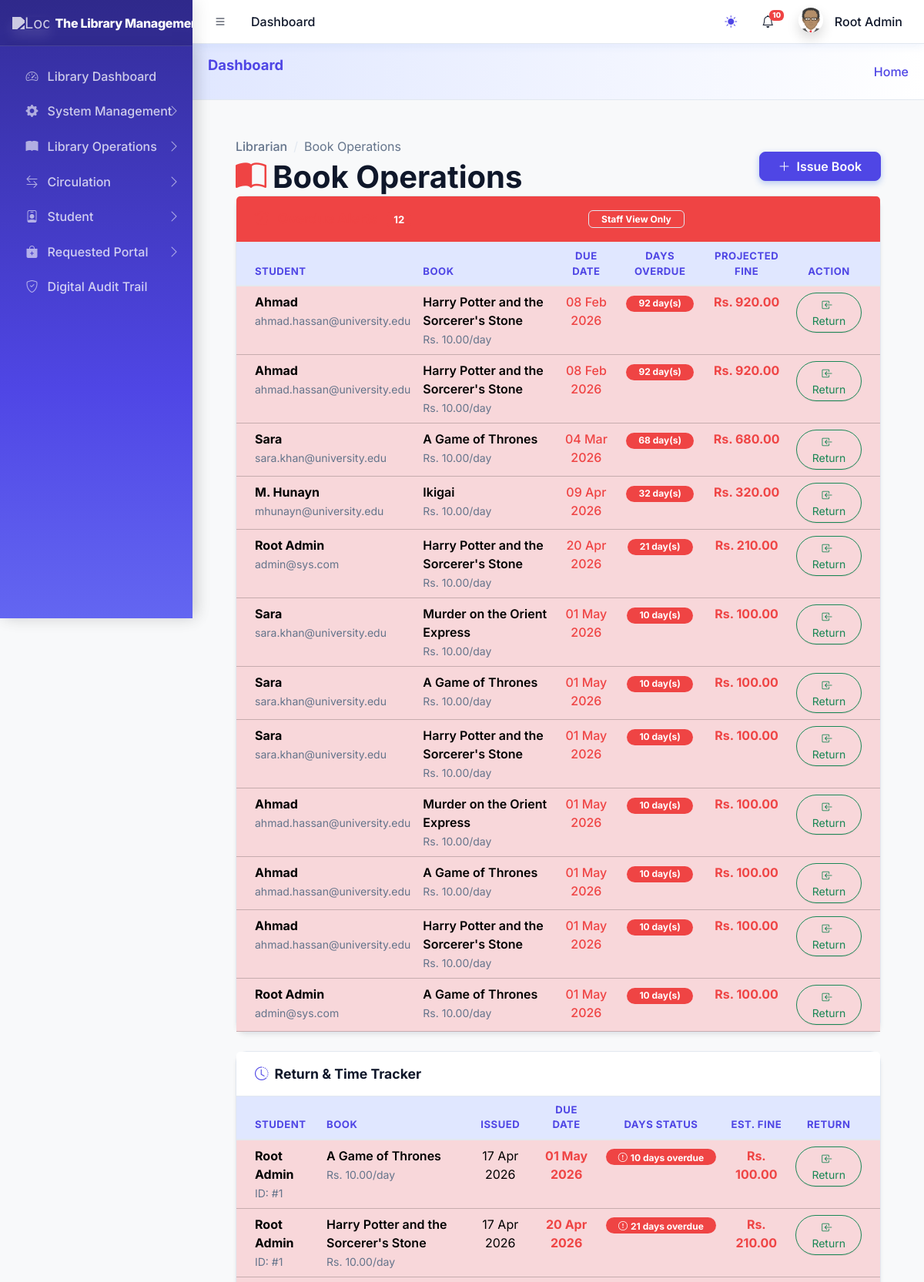
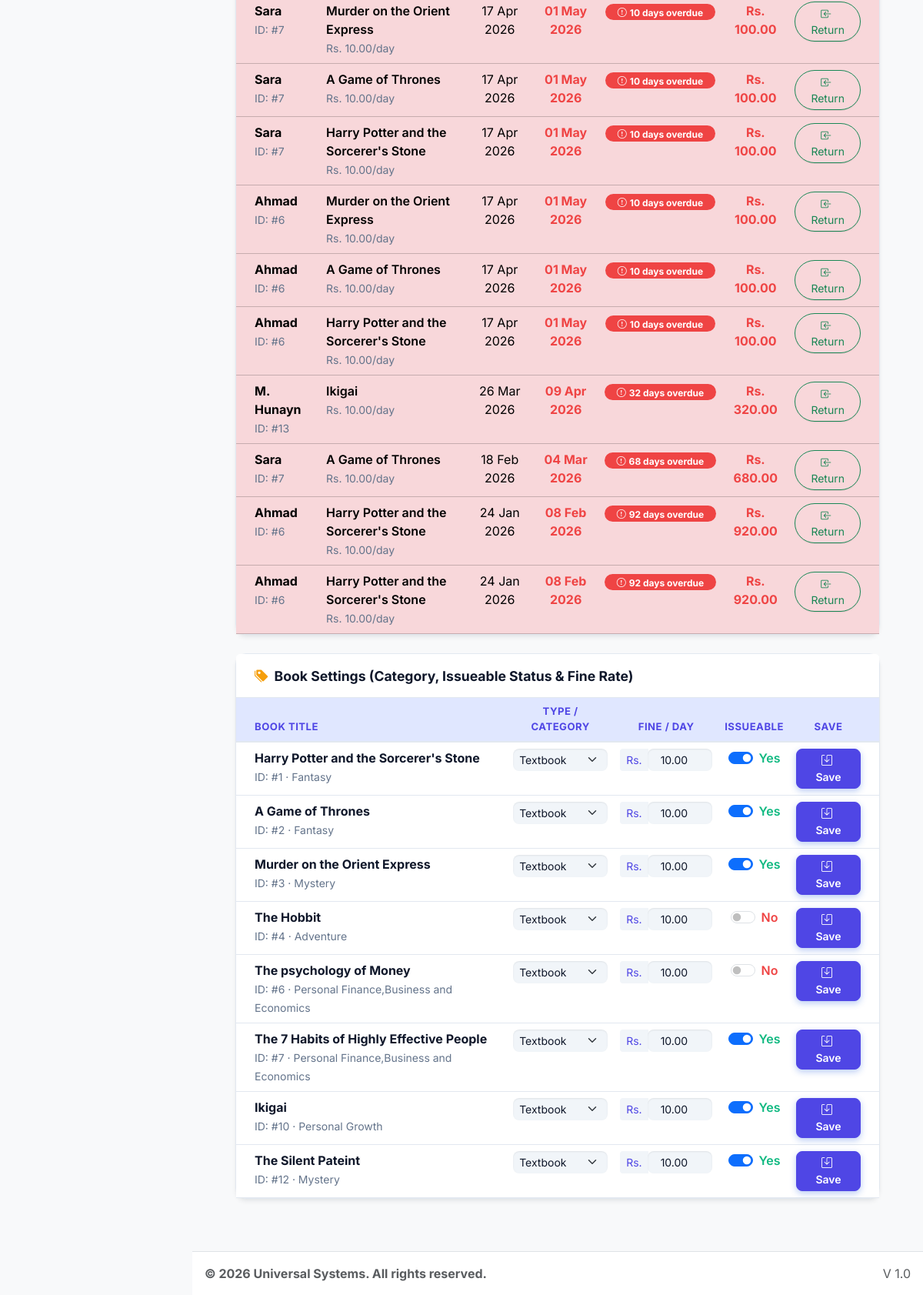
/dashboards/librarian/book_operations.php (signed in), run on the app's committed database (2 pictures, top to bottom).
### tables this page shows
CREATE TABLE `sys_pages` (
  `id` int(11) NOT NULL,
  `parent_id` int(11) DEFAULT 0,
  `page_name` varchar(100) NOT NULL,
  `page_url` varchar(255) DEFAULT '#',
  `icon_class` varchar(50) DEFAULT 'bi bi-circle',
  `sort_order` int(11) DEFAULT 0
);

CREATE TABLE `lib_borrowings` (
  `id` int(11) NOT NULL,
  `user_id` int(11) NOT NULL,
  `book_id` int(11) NOT NULL,
  `borrow_date` date NOT NULL,
  `due_date` date NOT NULL,
  `return_date` date DEFAULT NULL,
  `fine_amount` decimal(10,2) DEFAULT 0.00,
  `status` enum('borrowed','returned','overdue') DEFAULT 'borrowed',
  `last_reminded_at` timestamp NULL DEFAULT NULL,
  `created_at` timestamp NOT NULL DEFAULT current_timestamp()
);

CREATE TABLE `users` (
  `id` int(11) NOT NULL,
  `name` varchar(100) NOT NULL,
  `email` varchar(100) NOT NULL,
  `avatar` varchar(255) DEFAULT NULL,
  `phone` varchar(20) DEFAULT NULL,
  `password` varchar(255) NOT NULL,
  `role` varchar(50) NOT NULL,
  `department` varchar(100) DEFAULT 'General',
  `identity_no` varchar(50) DEFAULT NULL,
  `fines` decimal(10,2) DEFAULT 0.00,
  `borrow_limit` int(11) DEFAULT 5,
  `registration_no` varchar(50) DEFAULT NULL,
  `is_active` tinyint(1) DEFAULT 1,
  `created_at` timestamp NOT NULL DEFAULT current_timestamp()
);

CREATE TABLE `lib_books` (
  `id` int(11) NOT NULL,
  `title` varchar(255) NOT NULL,
  `author_id` int(11) DEFAULT NULL,
  `category_id` int(11) DEFAULT NULL,
  `isbn` varchar(20) DEFAULT NULL,
  `total_copies` int(11) DEFAULT 1,
  `available_copies` int(11) DEFAULT 1,
  `cover_image` varchar(255) DEFAULT NULL,
  `status` enum('available','low_stock','out_of_stock') DEFAULT 'available',
  `is_issueable` tinyint(1) DEFAULT 1,
  `fine_per_day` decimal(10,2) NOT NULL DEFAULT 10.00,
  `book_type` varchar(50) DEFAULT 'Textbook',
  `created_at` timestamp NOT NULL DEFAULT current_timestamp()
);

CREATE TABLE `lib_categories` (
  `id` int(11) NOT NULL,
  `category_name` varchar(50) NOT NULL,
  `description` text DEFAULT NULL,
  `created_at` timestamp NOT NULL DEFAULT current_timestamp()
);

### dashboards/librarian/book_operations.php (the view, shortened to what the rows shown need)
<?php
require_once '../../includes/header.php';
require_once '../../core/library_functions.php';
require_once '../../core/audit_helper.php';
$userRole     = $_SESSION['role'] ?? '';
$lib     = new Library($pdo);
$lib->refreshOverdueStates();
$books           = $lib->getBooks();
$activeBorrowings = $lib->getActiveBorrowings();
$overdueAlerts = [];
if (in_array($userRole, ['librarian', 'assistant_manager', 'super_admin'])) {
    $stmt = $pdo->query("
        SELECT *
          FROM v_overdue_alerts
         ORDER BY days_overdue DESC
    ");
    $overdueAlerts = $stmt ? $stmt->fetchAll(PDO::FETCH_ASSOC) : [];
}
?>
<div class="content-header px-4 pt-4">
    <div class="container-fluid">
        <div class="row align-items-center">
            <div class="col-sm-6">
                <h1 class="m-0 fw-bold text-dark">
                    <i class="bi bi-book-half me-2 text-danger"></i>Book Operations
                </h1>
            </div>
        </div>
    </div>
</div>
<div class="content px-4">
    <div class="container-fluid">
        <?php if (!empty($overdueAlerts)): ?>
        <div class="card glass-card border-danger border-opacity-50 mb-4">
            <div class="card-body p-0">
                <div class="table-responsive">
                    <table class="table table-custom mb-0">
                        <thead>
                            <tr>
                                <th>Student</th>
                                <th>Book</th>
                                <th class="text-center">Due Date</th>
                                <th class="text-center">Days Overdue</th>
                                <th class="text-center">Projected Fine</th>
                                <th class="text-center">Action</th>
                            </tr>
                        </thead>
                    </table>
                </div>
            </div>
        </div>
        <?php endif; ?>
        <div class="card glass-card mb-4">
            <div class="card-body p-0">
                <div class="table-responsive">
                    <table class="table table-custom mb-0">
                        <thead>
                            <tr>
                                <th>Student</th>
                                <th>Book</th>
                                <th class="text-center">Issued</th>
                                <th class="text-center">Due Date</th>
                                <th class="text-center">Days Status</th>
                                <th class="text-center">Est. Fine</th>
                                <th class="text-center">Return</th>
                            </tr>
                        </thead>
                        <tbody>
                        <?php if (empty($activeBorrowings)): ?>
                            <tr><td colspan="7" class="text-center py-5 text-muted">No active borrowings found.</td></tr>
                        <?php else: foreach ($activeBorrowings as $loan):
                            $today      = new DateTime('today');
                            $due        = new DateTime($loan['due_date']);
                            $diff       = $today->diff($due);
                            $isOverdue  = ($today > $due);
                            $daysText   = $isOverdue
                                ? '<span class="badge bg-danger rounded-pill px-3"><i class="bi bi-exclamation-circle me-1"></i>' . $diff->days . ' days overdue</span>'
                                : '<span class="badge bg-success bg-opacity-10 text-success border border-success border-opacity-25 rounded-pill px-3">' . $diff->days . ' days left</span>';
                            $fineStmt = $pdo->prepare("SELECT fine_per_day FROM lib_books WHERE id = ?");
                            $fineStmt->execute([$loan['book_id']]);
                            $finePerDay   = (float)($fineStmt->fetchColumn() ?: 10.00);
                            $estimatedFine = $isOverdue ? round($diff->days * $finePerDay, 2) : 0;
                        ?>
                            <tr class="<?= $isOverdue ? 'table-danger table-danger-soft' : '' ?>">
                                <td>
                                    <div class="fw-bold"><?= htmlspecialchars($loan['student_name']) ?></div>
                                    <span class="text-muted small">ID: #<?= $loan['user_id'] ?></span>
                                </td>
                                <td>
                                    <div class="fw-semibold"><?= htmlspecialchars($loan['title']) ?></div>
                                    <span class="text-muted small">Rs. <?= number_format($finePerDay, 2) ?>/day</span>
                                </td>
                                <td class="text-center"><?= date('d M Y', strtotime($loan['borrow_date'])) ?></td>
                                <td class="text-center <?= $isOverdue ? 'text-danger fw-bold' : '' ?>">
                                    <?= date('d M Y', strtotime($loan['due_date'])) ?>
                                </td>
                                <td class="text-center"><?= $daysText ?></td>
                                <td class="text-center <?= $estimatedFine > 0 ? 'text-danger fw-bold' : 'text-muted' ?>">
                                    <?= $estimatedFine > 0 ? 'Rs. ' . number_format($estimatedFine, 2) : '—' ?>
                                </td>
                                <td class="text-center">
                                    <a href="?return_id=<?= $loan['id'] ?>"
                                       class="btn btn-sm btn-outline-success px-3 rounded-pill"
                                       onclick="return confirm('Confirm return<?= $estimatedFine > 0 ? " and charge fine of Rs. $estimatedFine" : "" ?>?')">
                                        <i class="bi bi-box-arrow-in-left me-1"></i>Return
                                    </a>
                                </td>
                            </tr>
                        <?php endforeach; endif; ?>
                        </tbody>
                    </table>
                </div>
            </div>
        </div>
        <div class="card glass-card mb-4">
            <div class="card-body p-0">
                <div class="table-responsive">
                    <table class="table table-custom mb-0">
                        <thead>
                            <tr>
                                <th>Book Title</th>
                                <th class="text-center">Type / Category</th>
                                <th class="text-center">Fine / Day</th>
                                <th class="text-center">Issueable</th>
                                <th class="text-center">Save</th>
                            </tr>
                        </thead>
                        <tbody>
                        <?php if (empty($books)): ?>
                            <tr><td colspan="5" class="text-center py-5 text-muted">No books registered.</td></tr>
                        <?php else: foreach ($books as $book): ?>
                            <tr>
                                <td>
                                    <div class="fw-bold"><?= htmlspecialchars($book['title']) ?></div>
                                    <span class="text-muted small">ID: #<?= $book['id'] ?> &middot; <?= htmlspecialchars($book['category_name'] ?? 'Uncategorised') ?></span>
                                </td>
                                <form method="POST" action="">
                                <td class="text-center">
                                    <select name="book_type" class="form-select form-select-sm border-0 bg-light">
                                        <?php
                                        $types = ['Textbook','Reference','Periodical','Fiction','Non-Fiction','Other'];
                                        foreach ($types as $t):
                                            $sel = (($book['book_type'] ?? 'Textbook') === $t) ? 'selected' : '';
                                        ?>
                                            <option value="<?= $t ?>" <?= $sel ?>><?= $t ?></option>
                                        <?php endforeach; ?>
                                    </select>
                                </td>
                                <td class="text-center">
                                    <div class="input-group input-group-sm" style="width:120px; margin:auto;">
                                        <span class="input-group-text bg-light border-0">Rs.</span>
                                        <input type="number" name="fine_per_day" step="0.50" min="0"
                                               value="<?= htmlspecialchars($book['fine_per_day'] ?? '10.00') ?>"
                                               class="form-control border-0 bg-light text-center">
                                    </div>
                                </td>
                                <td class="text-center">
                                    <div class="form-check form-switch d-flex justify-content-center">
                                        <input class="form-check-input" type="checkbox" role="switch"
                                               name="is_issueable" value="1" id="toggle_<?= $book['id'] ?>"
                                               <?= ($book['is_issueable'] ?? 1) ? 'checked' : '' ?>>
                                        <label class="form-check-label ms-2" for="toggle_<?= $book['id'] ?>">
                                            <?= ($book['is_issueable'] ?? 1)
                                                ? '<span class="text-success fw-semibold">Yes</span>'
                                                : '<span class="text-danger fw-semibold">No</span>' ?>
                                        </label>
                                    </div>
                                </td>
                                <td class="text-center">
                                    <button type="submit" class="btn btn-sm btn-primary px-3 rounded-pill shadow-sm">
                                        <i class="bi bi-save me-1"></i>Save
                                    </button>
                                </td>
                                </form>
                            </tr>
                        <?php endforeach; endif; ?>
                        </tbody>
                    </table>
                </div>
            </div>
        </div>
    </div>
</div>
<?php require_once '../../includes/footer.php'; ?>

### includes/sidebar.php (shortened to what the rows shown need)
<aside class="app-sidebar bg-body-secondary shadow">
    <div class="sidebar-wrapper">
        <nav class="mt-2">
            <ul class="nav sidebar-menu flex-column" data-lte-toggle="treeview" role="menu" data-accordion="false">
                <?php
                function isMenuPageActive($pdo, $pageId, $currentBasename, $userRole)
                {
                    $stmt = $pdo->prepare("SELECT page_url FROM sys_pages WHERE id = ?");
                    $stmt->execute([$pageId]);
                    $page = $stmt->fetch();
                    $sql = "
                        SELECT p.id FROM sys_pages p
                        JOIN role_access ra ON p.id = ra.page_id
                        WHERE p.parent_id = ? AND ra.role_key = ?
                    ";
                    $stmt = $pdo->prepare($sql);
                    $stmt->execute([$pageId, $userRole]);
                    $children = $stmt->fetchAll();
                    foreach ($children as $child) {
                        if (isMenuPageActive($pdo, $child['id'], $currentBasename, $userRole)) {
                            return true;
                        }
                    }
                    return false;
                }
                function buildMenu($pdo, $parentId = 0, $userRole, $currentBasename, $skipIds = [])
                {
                    $sql = "
                        SELECT p.* FROM sys_pages p
                        JOIN role_access ra ON p.id = ra.page_id
                        WHERE p.parent_id = ? AND ra.role_key = ?
                        ORDER BY p.sort_order ASC
                    ";
                    $stmt = $pdo->prepare($sql);
                    $stmt->execute([$parentId, $userRole]);
                    $items = $stmt->fetchAll();
                    foreach ($items as $item) {
                        $childStmt = $pdo->prepare("SELECT COUNT(*) FROM sys_pages WHERE parent_id = ?");
                        $childStmt->execute([$item['id']]);
                        $hasChildren = $childStmt->fetchColumn() > 0;
                        $isActive = isMenuPageActive($pdo, $item['id'], $currentBasename, $userRole);
                        $menuOpen = ($hasChildren && $isActive) ? 'menu-open' : '';
                        $activeClass = $isActive ? 'active' : '';
                        echo '<li class="nav-item ' . $menuOpen . '">';
                        echo '<a href="' . ($hasChildren ? '#' : BASE_URL . $item['page_url']) . '" class="nav-link ' . $activeClass . '">';
                        echo '<i class="nav-icon ' . $item['icon_class'] . '"></i>';
                        echo '<p>' . htmlspecialchars($item['page_name']);
                        if ($hasChildren) {
                            echo '<i class="nav-arrow bi bi-chevron-right"></i>';
                        }
                        echo '</p></a>';
                        if ($hasChildren) {
                            buildMenu($pdo, $item['id'], $userRole, $currentBasename, $skipIds);
                        }
                        echo '</li>';
                    }
                }
                $currentBasename = basename($_SERVER['PHP_SELF']);
                $userRole = $_SESSION['role'] ?? '';
                buildMenu($pdo, 0, $userRole, $currentBasename);
                ?>
            </ul>
        </nav>
    </div>
</aside>

### data on the page
sys_pages: page_name "Library Dashboard"
sys_pages: page_name "System Management"
sys_pages: page_name "Library Operations"
sys_pages: page_name "Circulation"
sys_pages: page_name "Student"
sys_pages: page_name "Requested Portal"
sys_pages: page_name "Digital Audit Trail"
lib_borrowings: user.name "Root Admin", user "1", book.title "A Game of Thrones", book.fine_per_day "10.00", borrow_date "17 Apr 2026", due_date "01 May 2026", due_date.sort_order "10", due_date.fine_per_day "100.00"
lib_borrowings: user.name "Root Admin", user "1", book.title "Harry Potter and the Sorcerer's Stone", book.fine_per_day "10.00", borrow_date "17 Apr 2026", due_date "20 Apr 2026", due_date "21", due_date.fine_per_day "210.00"
lib_borrowings: user.name "Sara", user "7", book.title "Murder on the Orient Express", book.fine_per_day "10.00", borrow_date "17 Apr 2026", due_date "01 May 2026", due_date.sort_order "10", due_date.fine_per_day "100.00"
lib_borrowings: user.name "Sara", user "7", book.title "A Game of Thrones", book.fine_per_day "10.00", borrow_date "17 Apr 2026", due_date "01 May 2026", due_date.sort_order "10", due_date.fine_per_day "100.00"
lib_borrowings: user.name "Sara", user "7", book.title "Harry Potter and the Sorcerer's Stone", book.fine_per_day "10.00", borrow_date "17 Apr 2026", due_date "01 May 2026", due_date.sort_order "10", due_date.fine_per_day "100.00"
lib_borrowings: user.name "Ahmad", user "6", book.title "Murder on the Orient Express", book.fine_per_day "10.00", borrow_date "17 Apr 2026", due_date "01 May 2026", due_date.sort_order "10", due_date.fine_per_day "100.00"
lib_borrowings: user.name "Ahmad", user "6", book.title "A Game of Thrones", book.fine_per_day "10.00", borrow_date "17 Apr 2026", due_date "01 May 2026", due_date.sort_order "10", due_date.fine_per_day "100.00"
lib_borrowings: user.name "Ahmad", user "6", book.title "Harry Potter and the Sorcerer's Stone", book.fine_per_day "10.00", borrow_date "17 Apr 2026", due_date "01 May 2026", due_date.sort_order "10", due_date.fine_per_day "100.00"
lib_borrowings: user.name "M. Hunayn", user "13", book.title "Ikigai", book.fine_per_day "10.00", borrow_date "26 Mar 2026", due_date "09 Apr 2026", due_date "32", due_date.fine_per_day "320.00"
lib_borrowings: user.name "Sara", user "7", book.title "A Game of Thrones", book.fine_per_day "10.00", borrow_date "18 Feb 2026", due_date "04 Mar 2026", due_date "68", due_date.fine_per_day "680.00"
lib_borrowings: user.name "Ahmad", user "6", book.title "Harry Potter and the Sorcerer's Stone", book.fine_per_day "10.00", borrow_date "24 Jan 2026", due_date "08 Feb 2026", due_date "92", due_date.fine_per_day "920.00"
lib_borrowings: user.name "Ahmad", user "6", book.title "Harry Potter and the Sorcerer's Stone", book.fine_per_day "10.00", borrow_date "24 Jan 2026", due_date "08 Feb 2026", due_date "92", due_date.fine_per_day "920.00"
lib_books: title "Harry Potter and the Sorcerer's Stone", id "1", category.category_name "Fantasy", fine_per_day "10.00", is_issueable "☑", shows "Yes"
lib_books: title "A Game of Thrones", id "2", category.category_name "Fantasy", fine_per_day "10.00", is_issueable "☑", shows "Yes"
lib_books: title "Murder on the Orient Express", id "3", category.category_name "Mystery", fine_per_day "10.00", is_issueable "☑", shows "Yes"
lib_books: title "The Hobbit", id "4", category.category_name "Adventure", fine_per_day "10.00", shows "No"
lib_books: title "The psychology of Money", id "6", category.category_name "Personal Finance,Business and Economics", fine_per_day "10.00", shows "No"
lib_books: title "The 7 Habits of Highly Effective People", id "7", category.category_name "Personal Finance,Business and Economics", fine_per_day "10.00", is_issueable "☑", shows "Yes"
lib_books: title "Ikigai", id "10", category.category_name "Personal Growth", fine_per_day "10.00", is_issueable "☑", shows "Yes"
lib_books: title "The Silent Pateint", id "12", category.category_name "Mystery", fine_per_day "10.00", is_issueable "☑", shows "Yes"

### other printed values
$pageTitle "Dashboard"
$unreadCount "10"
$_SESSION['name'] "Root Admin"
$settings['system_name'] "The Library…"
count($overdueAlerts) "12"
$alert['student_name'] "Ahmad"
$alert['student_email'] "ahmad.hassan@university.edu"
$alert['book_title'] "Harry Potter and the Sorcerer's Stone"
$alert['fine_per_day'] "10.00"
date('d M Y', strtotime($alert['due_date'])) "08 Feb 2026"
$alert['days_overdue'] "92"
$alert['projected_fine'] "920.00"
$alert['student_name'] "Sara"
$alert['student_email'] "sara.khan@university.edu"
$alert['book_title'] "A Game of Thrones"
